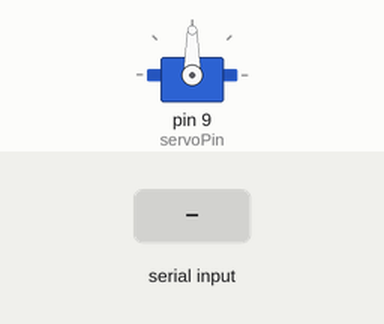
The sketch below on a simulated Arduino Uno, built with avr-gcc and run on an emulated ATmega328P. Parts: servo. The test bench sets the inputs (shaded band).

Above: at 1.2 s.
1.3 s: "30,150\n" received over Serial
At 2.5 s:
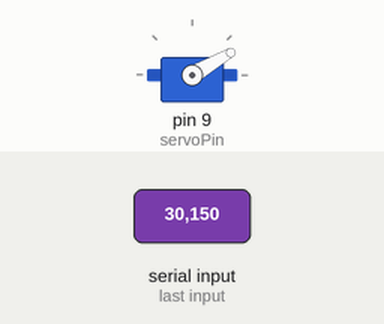
2.8 s: "5\n" received over Serial
At 3.7 s:
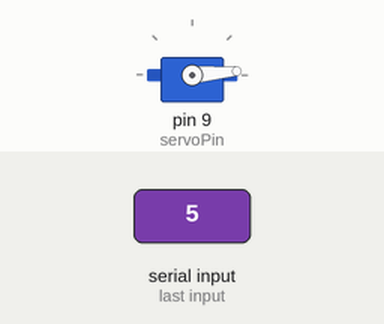
4.3 s: "200\n" received over Serial
At 4.9 s:
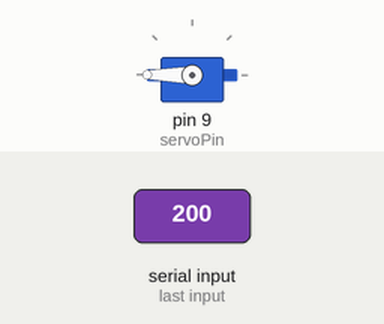
5.8 s: "90,45\n" received over Serial
At 6.1 s:
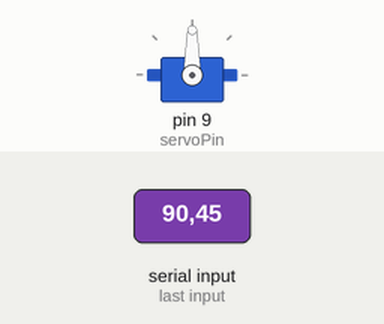
Timing chart, 0 to 8.3 s (numbered marks = the images above; inputs shaded):
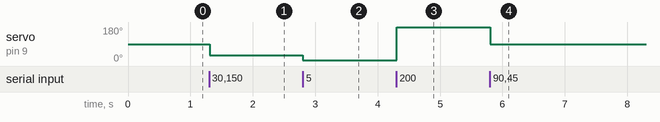

The sketch:

servocontrol.ino
```cpp
#include <Servo.h>

Servo myServo;
int servoPin = 9;

void setup() {
  Serial.begin(9600);
  myServo.attach(servoPin);
}

void loop() {
  if (Serial.available()) {
    String data = Serial.readStringUntil('\n');  // Read the incoming data
    int angle = data.toInt();  // Convert the string to an integer

    // Move the servo to the specified angle
    myServo.write(angle);
    delay(20);  // Wait for the servo to reach the position
  }
}
```

Measured:
- after the input at 1.3 s, servo on pin 9 (servoPin): 90° → 30° at once
- after the input at 2.8 s, servo on pin 9 (servoPin): 30° → 5° at once
- after the input at 4.3 s, servo on pin 9 (servoPin): 5° → 180° at once
- after the input at 5.8 s, servo on pin 9 (servoPin): 180° → 90° at once
